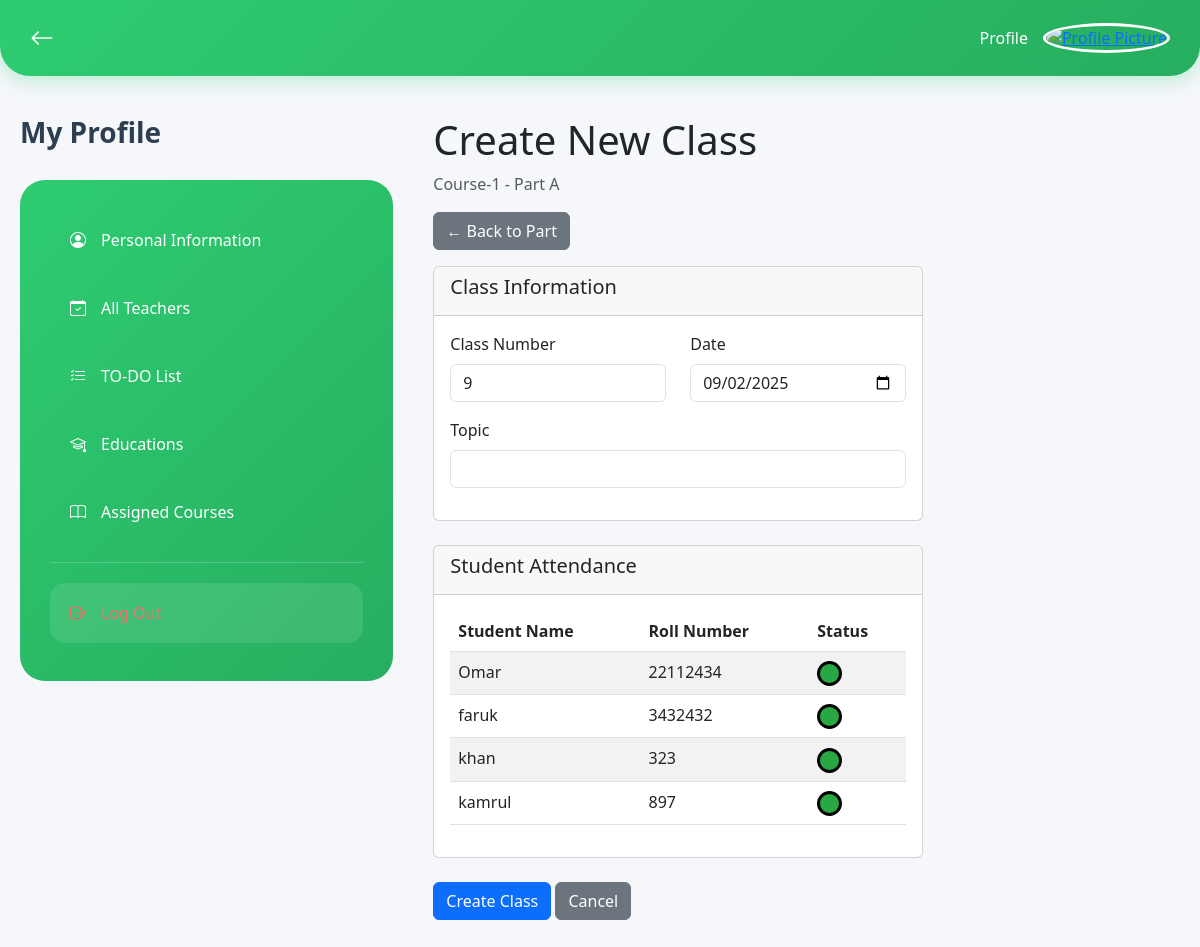
Page /part/1/create-class/ on the committed database.
### course/models.py (models this page shows, shortened)
class Part(models.Model):
    course = models.ForeignKey(Course, on_delete=models.CASCADE)
    name = models.CharField(choices=PartName, max_length=2)
    teacher = models.ForeignKey(Teacher, on_delete=models.CASCADE, null=True, blank=True)

class Course(models.Model):
    name = models.CharField(max_length=50)
    slug = models.SlugField(max_length=50)
    code = models.CharField(max_length=8)
    credit = models.IntegerField()
    semester = models.ForeignKey(Semester, on_delete=models.CASCADE)

### student/models.py (models this page shows, shortened)
class Student(models.Model):
    name = models.CharField(max_length=100)
    student_id = models.CharField(max_length=20)
    semester = models.ForeignKey(Semester, null=True, blank=True, on_delete=models.SET_NULL)
    previous_semester = models.ForeignKey(Semester, null=True, blank=True, on_delete=models.SET_NULL, related_name="previous_semester")

### course/views.py (the view)
# urls.py: path('part/<int:part_id>/create-class/', views.create_class, name='create_class'),
def create_class(request, part_id):
    part = get_object_or_404(Part, id=part_id)
    students = Student.objects.filter(semester=part.course.semester)
    last_class = Class.objects.filter(part=part).order_by('-class_number').first()
    next_class_number = (last_class.class_number + 1) if last_class else 1
    if request.method == 'POST':
        form = ClassForm(request.POST)
        if form.is_valid():
            with transaction.atomic():
                class_obj = form.save(commit=False)
                class_obj.part = part
                class_obj.class_number = next_class_number
                class_obj.save()
                for student in students:
                    status = request.POST.get(f'attendance_{student.id}', 'P')
                    Attendance.objects.create(
                        class_session=class_obj,
                        student=student,
                        status=status
                    )
                messages.success(request, 'Class created successfully!')
                return redirect('part_detail', part_id=part.id)
    else:
        form = ClassForm()
    context = {
        'form': form,
        'part': part,
        'students': students,
        'next_class_number': next_class_number,
    }
    return render(request, 'courses/create_class.html', context)

### course/forms.py
class ClassForm(forms.ModelForm):
    class Meta:
        model = Class
        fields = ['date', 'topic']
        widgets = {
            'date': forms.DateInput(attrs={'type': 'date', 'class': 'form-control'}),
            'topic': forms.TextInput(attrs={'class': 'form-control'}),
        }

### course/templates/courses/create_class.html (shortened to what this page needs)
{% extends 'base.html' %}
{% load custom_tags %}
{% block content %}
<div class="row">
    <div class="col-12">
        <h1>Create New Class</h1>
        <p class="text-muted">{{ part.course.name }} - Part {{ part.name }}</p>
        <a href="{% url 'part_detail' part.id %}" class="btn btn-secondary mb-3">← Back to Part</a>
    </div>
</div>
<div class="row">
    <div class="col-lg-8">
        <form method="post">
            <div class="card">
                <div class="card-header">
                    <h5>Class Information</h5>
                </div>
                <div class="card-body">
                    <div class="row">
                        <div class="col-md-6">
                            <div class="mb-3">
                                <label for="class_number" class="form-label">Class Number</label>
                                <input
                                    type="text"
                                    class="form-control"
                                    id="class_number"
                                    value="{{ next_class_number }}"
                                    readonly
                                />
                            </div>
                        </div>
                        <div class="col-md-6">
                            <div class="mb-3">
                                <label for="{{ form.date.id_for_label }}" class="form-label">Date</label>
                                {{ form.date }}
                            </div>
                        </div>
                    </div>
                    <div class="mb-3">
                        <label for="{{ form.topic.id_for_label }}" class="form-label">Topic</label>
                        {{ form.topic }}
                    </div>
                </div>
            </div>
            <div class="card mt-4">
                <div class="card-header">
                    <h5>Student Attendance</h5>
                </div>
                <div class="card-body">
                    <div class="table-responsive">
                        <table class="table table-striped">
                            <thead>
                                <tr>
                                    <th>Student Name</th>
                                    <th>Roll Number</th>
                                    <th>Status</th>
                                </tr>
                            </thead>
                            <tbody>
                                {% for student in students %}
                                <tr>
                                    <td>{{ student.name }}</td>
                                    <td>{{ student.student_id }}</td>
                                    <td>
                                        <div
                                            class="attendance-toggle-circle present"
                                            data-student-id="{{ student.id }}"
                                        ></div>
                                    </td>
                                </tr>
                                {% endfor %}
                            </tbody>
                        </table>
                    </div>
                </div>
            </div>
            <div class="mt-4">
                <button type="submit" class="btn btn-primary">Create Class</button>
                <a href="{% url 'part_detail' part.id %}" class="btn btn-secondary">Cancel</a>
            </div>
        </form>
    </div>
</div>
{% endblock %}

### teacher/templates/base.html (style rules this page uses)
body { background-color: #f5f7fa; font-family: "Segoe UI", sans-serif; }

### course/templates/courses/create_class.html (style rules this page uses)
.attendance-toggle-circle { width: 25px; height: 25px; border-radius: 50%; cursor: pointer; display: inline-block; border: 3px solid #ccc; transition: background-color 0.2s ease-in-out; vertical-align: middle; }
.attendance-toggle-circle.present { background-color: #28a745; border-color: #000000ff; }

### rows in the picture
Part: course.name "Course-1", name "A"
Student: name "Omar", student_id "22112434"
Student: name "faruk", student_id "3432432"
Student: name "khan", student_id "323"
Student: name "kamrul", student_id "897"
